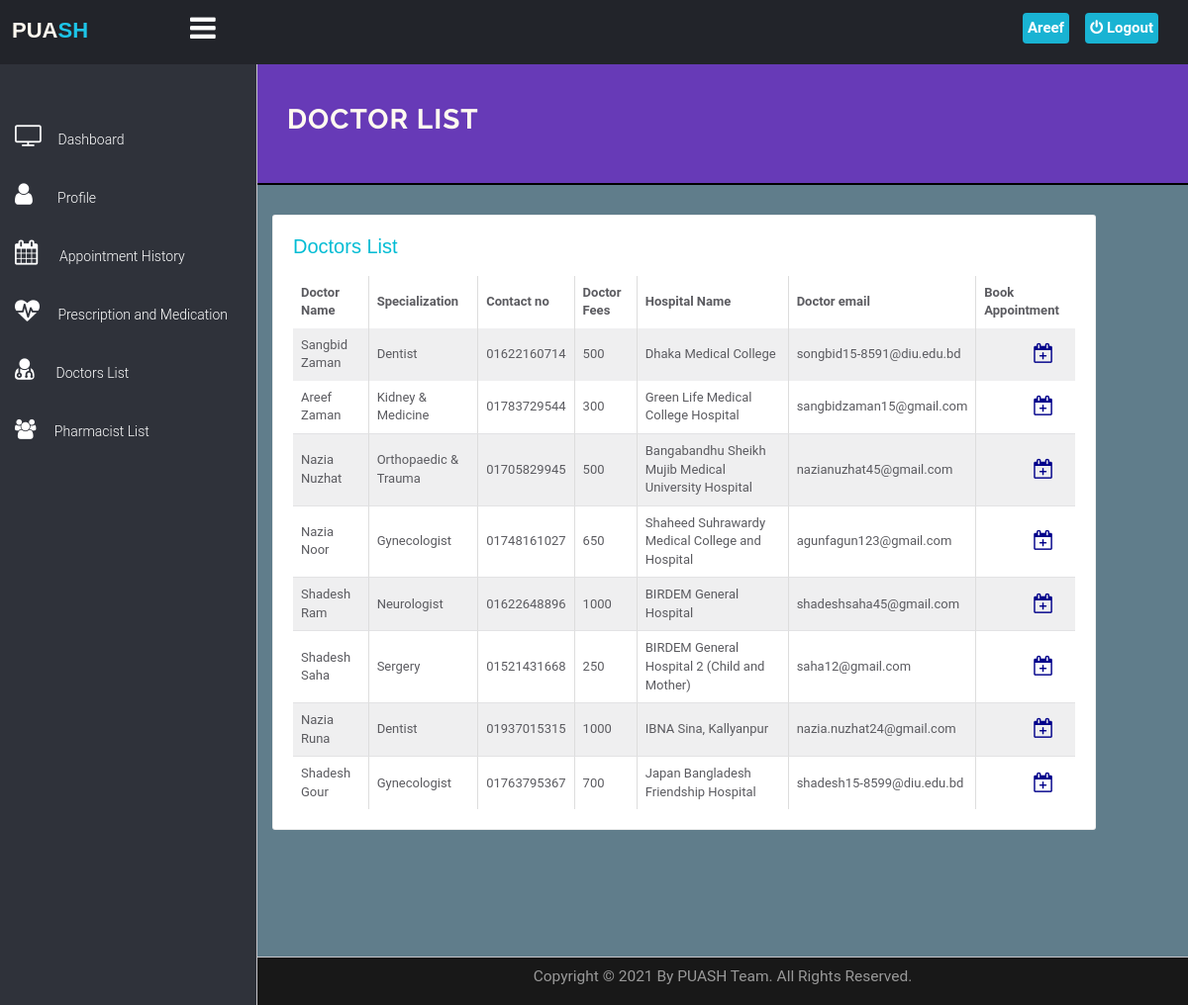
/PUASH/patient/doctorlist.php (signed in), run on the app's committed database.
### tables this page shows
CREATE TABLE `users` (
  `id` int(11) NOT NULL,
  `fullname` varchar(255) NOT NULL,
  `address` longtext NOT NULL,
  `city` varchar(255) NOT NULL,
  `gender` varchar(255) NOT NULL,
  `email` varchar(255) NOT NULL,
  `blood_group` varchar(10) NOT NULL,
  `phone` varchar(12) DEFAULT NULL,
  `password` varchar(255) NOT NULL,
  `birthdate` varchar(20) NOT NULL,
  `uniqueid` varchar(100) NOT NULL,
  `activation` varchar(100) NOT NULL DEFAULT 'inactive',
  `regDate` timestamp NOT NULL DEFAULT current_timestamp(),
  `updationDate` varchar(255) NOT NULL,
  `occupation` varchar(100) NOT NULL
);

CREATE TABLE `doctors` (
  `id` int(11) NOT NULL,
  `specilization` varchar(255) NOT NULL,
  `licence_number` varchar(50) NOT NULL,
  `doctorname` varchar(255) NOT NULL,
  `gender` varchar(10) NOT NULL,
  `hospital_name` varchar(300) NOT NULL,
  `address` longtext NOT NULL,
  `docFees` varchar(255) NOT NULL,
  `contactno` varchar(11) NOT NULL,
  `docEmail` varchar(255) NOT NULL,
  `password` varchar(255) NOT NULL,
  `token` varchar(150) NOT NULL,
  `status` varchar(10) NOT NULL DEFAULT 'inactive',
  `creationDate` timestamp NOT NULL DEFAULT current_timestamp(),
  `updationDate` varchar(255) NOT NULL
);

### PUASH/patient/doctorlist.php (the view, shortened to what this page needs)
<?php
$output = '';
?>
<!DOCTYPE html>
<html lang="en">
	<head>
		<link rel="stylesheet" href="../../vendor/bootstrap/css/bootstrap.min.css">
		<link rel="stylesheet" href="../../vendor/fontawesome/css/font-awesome.min.css">
		<link href="../../vendor/animate.css/animate.min.css" rel="stylesheet" media="screen">
		<link href="../../vendor/perfect-scrollbar/perfect-scrollbar.min.css" rel="stylesheet" media="screen">
		<link href="../../vendor/switchery/switchery.min.css" rel="stylesheet" media="screen">
		<link href="../../vendor/bootstrap-touchspin/jquery.bootstrap-touchspin.min.css" rel="stylesheet" media="screen">
		<link href="../../vendor/select2/select2.min.css" rel="stylesheet" media="screen">
		<link href="../../vendor/bootstrap-datepicker/bootstrap-datepicker3.standalone.min.css" rel="stylesheet" media="screen">
		<link href="../../vendor/bootstrap-timepicker/bootstrap-timepicker.min.css" rel="stylesheet" media="screen">
		<link rel="stylesheet" href="../../assets/css/styles.css">
		<link rel="stylesheet" href="../../assets/css/plugins.css">
		<link rel="stylesheet" href="../../include/DataTables/DataTables-1.10.18/css/dataTables.bootstrap4.min.css">
		<link rel="stylesheet" href="../../include/DataTables/Buttons-1.5.6/css/buttons.bootstrap4.min.css">
		<link rel="stylesheet" href="https://cdnjs.cloudflare.com/ajax/libs/font-awesome/4.7.0/css/font-awesome.min.css">
		<link rel="stylesheet" href="include/sidebar-menu.css">
	</head>
	<body>
		<div id="app">
<?php include('include/sidebar-menu.php');?>
			<div class="app-content">
				<div class="main-content" >
					<div class="wrap-content container" id="container">
						<section id="page-title" style="border-bottom:2px solid black; background-color: #673AB7; margin-top:-8px;">
							<div class="row">
								<div class="col-sm-8">
									<h1 class="mainTitle" style="color: floralwhite"><b>Doctor list</b></h1>
                 </div>
							</div>
						</section>
							<div class="row">
								<div class="col-md-12">
									<div class="row margin-top-30">
										<div class="col-lg-11 col-md-12" >
											<div class="panel panel-white" style="padding:20px;">
													<h5 class="panel-title">Doctors List</h5><br>
                        <?php
                        $sql = " SELECT * FROM doctors where status='active'";
                        $result = mysqli_query($con, $sql);
                        if (mysqli_num_rows($result) > 0) {
                        $output .= '
                        <div class="table-responsive">
                        <table id="table" class="table table-striped table-bordered">
                        <thead>
                        <tr>
                          <th>Doctor Name</th>
                          <th>Specialization</th>
                          <th>Contact no</th>
                          <th>Doctor Fees</th>
                          <th>Hospital Name</th>
                          <th>Doctor email</th>
                          <th>Book Appointment</th>
                        </tr>
                        </thead>';} ?>
                        <tbody>
                          <?php
                             while($row = mysqli_fetch_assoc($result)) {
                              $output .= '
                              <tr>
                                <td> '. $row["doctorname"].' </td>
                                <td> '. $row["specilization"].' </td>
                                <td> '. $row["contactno"].' </td>
                                <td> '. $row["docFees"].' </td>
                                <td> '. $row["hospital_name"].' </td>
                                <td> '. $row["docEmail"].' </td>
                                <td><a href="book-appointment.php?id='.$row['id'].'"><i class="fa fa-calendar-plus-o" style="margin-left: 50px; color: darkblue; font-size:20px;"></i></a></td>
                              </tr>';}
              								echo $output;
                         ?>
                      </tbody>
											</div>
										</div>
											</div>
										</div>
								</div>
							</div>
						</div>
				</div>
			</div>
    <br><br><br><br><br><br>
	<?php include('../../include/footer.php');?>
	</body>
</html>

### PUASH/patient/include/sidebar-menu.php (shortened to what this page needs)
<!DOCTYPE html>
<html lang="en">
<head>
</head>
<body>
    <header class="navbar navbar-default navbar-static-top">
      <label for="check">
        <a href="#" class="sidebar-toggler pull-right visible-md visible-lg"  data-toggle-class="app-sidebar-closed"  data-toggle-target="#app">
          <i class="fa fa-bars" id="sidebar_btn"></i>
        </a>
      </label>
        <div class="left_area">
              <h3><a href="../../index.html"><span style="color: floralwhite !important;">PUA</span><span class="second">SH</span></a></h3>
        </div>
        <div class="right_area">
          <a href="logout.php" class="logout_btn"><i class="fa fa-power-off"></i> Logout</a>
              <a href="my-profile.php" class="mee"> <span class="username" style="color:white;">
<?php
$con = mysqli_connect("localhost", "root", "", "hms");
         $query = "select * from users where id='".$_SESSION['id']."'";
         if($result = mysqli_query($con, $query)){
             while($row = mysqli_fetch_assoc($result)){
                 $mark = explode(" ", $row["fullname"]);
                      echo $mark[0]." ";
                   }
             }
     ?>
</span></a>
        </div>
    </header>
    <div class="sidebar app-aside" id="sidebar" >
    				<div class="sidebar-container perfect-scrollbar">
    					<div class="color-layout">
    							</div>
    <nav>
      <div>
        <br>
      </div>
      <ul class="main-navigation-menu">
        <li>
          <a href="dashboard.php" class="side-content">
            <div class="item-content">
              <div class="item-media">
                <i class="fa fa-television" style="font-size:25px;"></i>
              </div>
              <div class="item-inner">
                <span class="title"> Dashboard </span>
              </div>
            </div>
          </a>
        </li>
        <li>
          <a href="my-profile.php" class="side-content">
            <div class="item-content">
              <div class="item-media">
                <i class="fa fa-user" style="font-size:25px;"></i>
              </div>
              <div class="item-inner">
                <span class="title">&nbsp;&nbsp; Profile </span>
              </div>
            </div>
          </a>
        </li>
        <li>
								<a href="appointment-history.php" class="side-content">
									<div class="item-content">
										<div class="item-media">
											<i class="fa fa-calendar" style="font-size:25px;"></i>
										</div>
										<div class="item-inner">
											<span class="title">&nbsp; Appointment History </span>
										</div>
									</div>
								</a>
							</li>
							<li>
								<a href="prescription.php" class="side-content">
									<div class="item-content">
										<div class="item-media">
											<i class="fa fa-heartbeat custom" style="font-size:25px;"></i>
										</div>
										<div class="item-inner">
											<span class="title">&nbsp;Prescription and Medication </span>
										</div>
									</div>
								</a>
							</li>
							<li>
								<a href="doctorlist.php" class="side-content">
									<div class="item-content">
										<div class="item-media">
											<i class="fa fa-user-md" style="font-size:25px;"></i>
										</div>
										<div class="item-inner">
											<span class="title">&nbsp; Doctors List</span>
										</div>
									</div>
								</a>
							</li>
							<li>
								<a href="pharmacistlist.php" class="side-content">
									<div class="item-content">
										<div class="item-media">
											<i class="fa fa-group" style="font-size:20px;"></i>
										</div>
										<div class="item-inner">
											<span class="title">&nbsp;Pharmacist List</span>
										</div>
									</div>
								</a>
							</li>
      </ul>
    </nav>
    </div>
</div>
</body>
</html>

### include/footer.php (shortened to what this page needs)
<footer>
	<div class="copyrightText">
		<p>
			Copyright © 2021 By PUASH Team. All Rights Reserved.
		</p>
	</div>
</footer>

### assets/css/plugins.css (style rules this page uses)
.perfect-scrollbar { overflow-y: hidden !important; }

### PUASH/patient/include/sidebar-menu.css (style rules this page uses)
body { margin: 0; padding: 0; font-family: "Roboto", sans-serif; }
.left_area h3 { margin-left: 1%; text-transform: uppercase; font-size: 22px; font-weight: 900; }
.left_area .second { color: #1DC4E7; }
.logout_btn { padding: 5px; background: #19B3D3; text-decoration: none; float: right; margin-top: -40px; margin-right: 30px; border-radius: 4px; font-size: 15px; font-weight: 600; color: #fff; transition: 0.5s; transition-property: background; }
.sidebar { background: #2F323A ! important; position: fixed; left: 0; width: 250px; height: 100%; transition: 0.5s; transition-property: left; }
.sidebar { transition: 0.5s; }
.main-content { transition: 0.5s; }
.sidebar a { background: #2F323A; color: #fff; display: block; width: 100%; text-decoration: none; box-sizing: border-box; transition: 0.5s; transition-property: background; line-height: 40px; }
label #sidebar_btn { z-index: 1; color: #fff; position: fixed; cursor: pointer; left: 16%; font-size: 30px; margin: 5px 0; transition: 0.6s ease-in-out; transition-property: color; }
.right_area .mee { padding: 5px; background: #19B3D3; text-decoration: none; float: right; margin-top: -40px; margin-right: 120px; border-radius: 4px; font-size: 15px; font-weight: 600; color: #fff; transition: 0.5s; transition-property: background; }

### PUASH/patient/doctorlist.php (style rules this page uses)
body { padding: 0; margin: 0; background: #607d8b; }
.panel-title { color: #00BCD4 !important; font-size: 20px !important; }

### include/footer.php (style rules this page uses)
.copyrightText { width: 100%; background: #181818; padding: 8px 100px; text-align: center; color: #999; font-size: 15.5px; }

### data on the page
users: fullname "Areef"
doctors: doctorname "Sangbid Zaman", specilization "Dentist", contactno "01622160714", docFees "500", hospital_name "Dhaka Medical College", docEmail "songbid15-8591@diu.edu.bd"
doctors: doctorname "Areef Zaman", specilization "Kidney & Medicine", contactno "01783729544", docFees "300", hospital_name "Green Life Medical College Hospital", docEmail "sangbidzaman15@gmail.com"
doctors: doctorname "Nazia Nuzhat", specilization "Orthopaedic & Trauma", contactno "01705829945", docFees "500", hospital_name "Bangabandhu Sheikh Mujib Medical University Hospital", docEmail "nazianuzhat45@gmail.com"
doctors: doctorname "Nazia Noor", specilization "Gynecologist", contactno "01748161027", docFees "650", hospital_name "Shaheed Suhrawardy Medical College and Hospital", docEmail "agunfagun123@gmail.com"
doctors: doctorname "Shadesh Ram", specilization "Neurologist", contactno "01622648896", docFees "1000", hospital_name "BIRDEM General Hospital", docEmail "shadeshsaha45@gmail.com"
doctors: doctorname "Shadesh Saha", specilization "Sergery", contactno "01521431668", docFees "250", hospital_name "BIRDEM General Hospital 2 (Child and Mother)", docEmail "saha12@gmail.com"
doctors: doctorname "Nazia Runa", specilization "Dentist", contactno "01937015315", docFees "1000", hospital_name "IBNA Sina, Kallyanpur", docEmail "nazia.nuzhat24@gmail.com"
doctors: doctorname "Shadesh Gour", specilization "Gynecologist", contactno "01763795367", docFees "700", hospital_name "Japan Bangladesh Friendship Hospital", docEmail "shadesh15-8599@diu.edu.bd"
